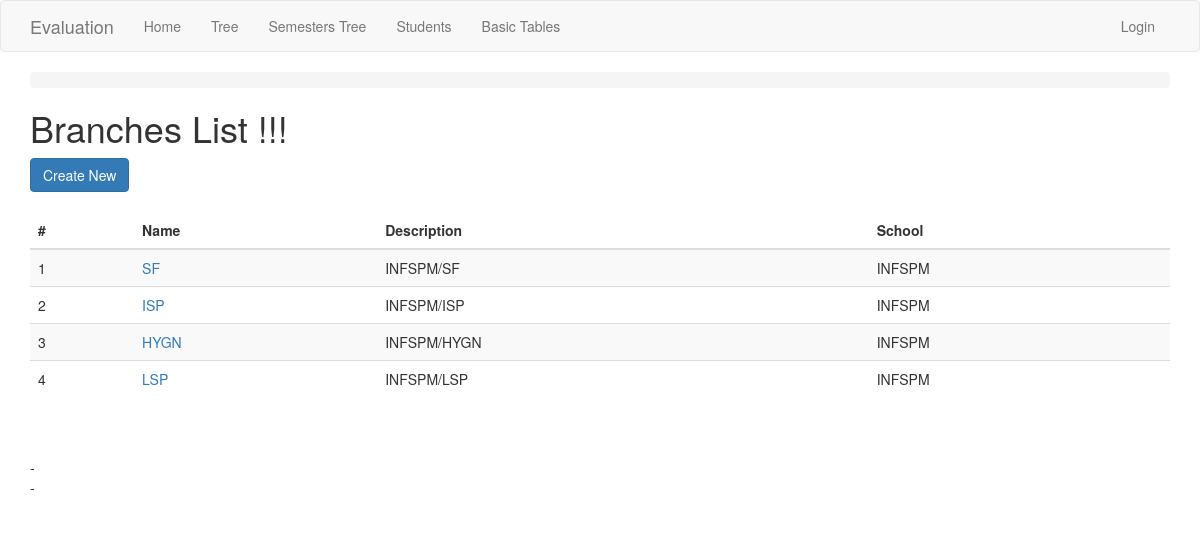
Before: /branch/ with the older database file.
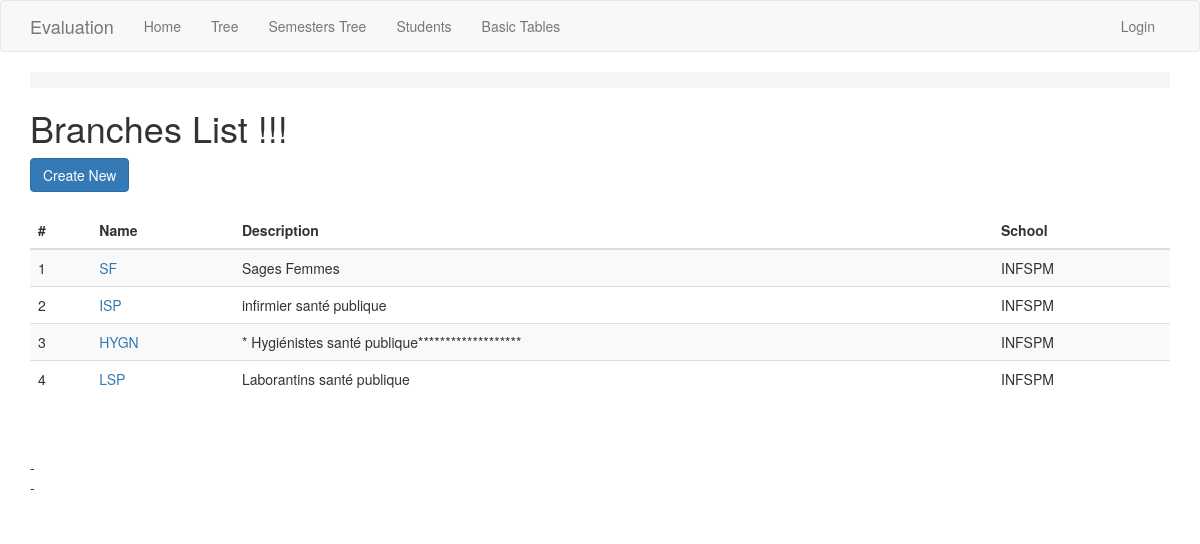
After: the same page with the newer database file.
### app/models.py (models this page shows, shortened)
class Branch(db.Model):
    id = db.Column(db.Integer, primary_key=True)
    name = db.Column(db.String(100), index=True, unique=True)
    description = db.Column(db.String(150))
    school_id = db.Column(db.Integer, db.ForeignKey('school.id'))
    students = db.relationship('Student', backref='branch')
    semesters = db.relationship('Semester', backref='branch')
    promos = db.relationship('Promo', backref='branch', order_by='Promo.start_date, Promo.name')

class School(db.Model):
    id = db.Column(db.Integer, primary_key=True)
    name = db.Column(db.String(100), index=True, unique=True)
    description = db.Column(db.String(150))
    branches = db.relationship('Branch', backref='school')

### app/routesBasicTables.py (the view)
@app.route('/branch/')
@register_breadcrumb(app, '.basic.branch', 'Branches')
def branch_index():
    branches = Branch.query.order_by(Branch.school_id).all()
    return render_template('basic-forms/branch/index.html', title='Branches List', branches=branches)

### app/templates/basic-forms/branch/index.html (shortened to what this page needs)
{% extends "base.html" %}
{% block app_content %}
  <h1>Branches List !!!</h1>
  <div>
      <a class="btn btn-primary" href="{{ url_for('branch_create') }}">Create New</a>
  </div>
  <div>
    <table class="table table-striped">
      <thead>
        <tr>
          <th scope="col">#</th>
          <th scope="col">Name</th>
          <th scope="col">Description</th>
          <th scope="col">School</th>
        </tr>
      </thead>
      <tbody>
      {% for branch in branches %}
        <tr>
          <td>{{loop.index}}</td>
          <td><a href="{{ url_for('branch_view', id=branch.id) }}">{{ branch.name }}</a></td>
          <td>{{ branch.description | replace("None", "") }}</td>
          <td>{{ branch.school.name | replace("None", "") }}</td>
        </tr>
      {% endfor %}
      </tbody>
    </table>
    - </br>
    - </br>
  </div>
{% endblock %}

Changed rows visible on the page:
changed Branch "SF": description "INFSPM/SF" → "Sages Femmes"
changed Branch "ISP": description "INFSPM/ISP" → "infirmier santé publique"
changed Branch "HYGN": description "INFSPM/HYGN" → "* Hygiénistes santé publique*******************"
changed Branch "LSP": description "INFSPM/LSP" → "Laborantins santé publique"
